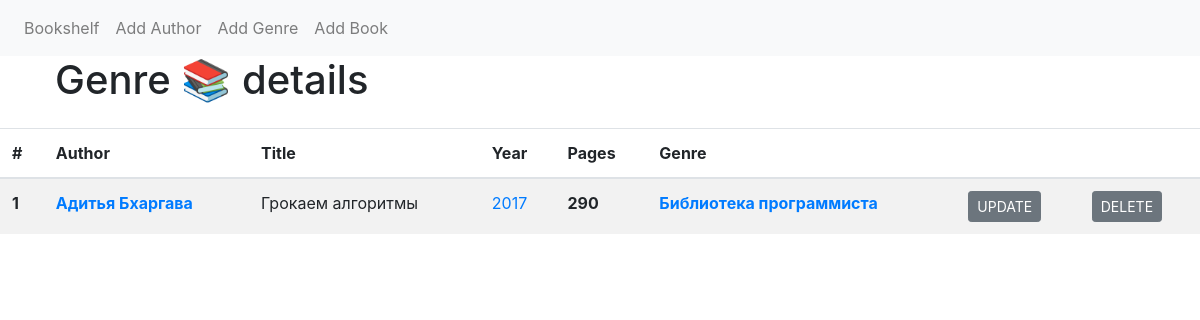
Screenshot of /genre/1/ with the database file from the repository.
### models.py (models this page shows)
class Book(Model):
    id = AutoField(primary_key=True, unique=True)
    author = ForeignKeyField(Author, backref='books')
    title = TextField(null=False)
    year = IntegerField(null=False)
    pages = IntegerField(null=True)
    genre = ForeignKeyField(Genre, backref='books')
    class Meta:
        database = db

class Author(Model):
    id = AutoField(primary_key=True, unique=True)
    name = CharField(max_length=255)
    description = TextField(null=True)
    class Meta:
        database = db

class Genre(Model):
    id = AutoField(primary_key=True, unique=True)
    name = CharField(max_length=255)
    description = TextField(null=True)
    class Meta:
        database = db

### app.py (the view)
@app.route('/genre/<int:pk>/')
def books_by_genre(pk):
    try:
        genre = Genre.select().where(Genre.id == pk).get()
    except DoesNotExist:
        return abort(404)
    return render_template('details.html', table_name=genre, page_name='Genre 📚')

### templates/details.html (shortened to what this page needs)
{% extends 'index.html' %} {% block body %}
<div class="row" style="margin-left: 2.5em">
  <div class="col-md-12">
    <h1>{{ page_name }} details</h1>
  </div>
</div>
<div class="container-space">
  <table class="table table-striped">
    <thead>
      <tr>
        <th scope="col">#</th>
        <th scope="col">Author</th>
        <th scope="col">Title</th>
        <th scope="col">Year</th>
        <th scope="col">Pages</th>
        <th scope="col">Genre</th>
        <th scope="col"></th>
        <th scope="col"></th>
      </tr>
    </thead>
    <tbody>
      {% for book in table_name.books.select() %}
      <tr>
        <th scope="row">{{loop.index}}</th>
        <th><a href="/author/{{table_name.id}}/">{{book.author.name}}</a></th>
        <td>{{book.title}}</td>
        <td><a href="/year/{{book.year}}/">{{book.year}}</a></td>
        <th>{{book.pages}}</th>
        <th><a href="/genre/{{book.genre.id}}/">{{book.genre.name}}</a></th>
        <th>
          <form method="get" action="/update/book/{{book.id}}">
            <input
              type="submit"
              value="UPDATE"
              class="btn btn-secondary btn-sm"
            />
          </form>
        </th>
        <th>
          <form method="get" action="delete/book/{{book.id}}">
            <input
              type="submit"
              value="DELETE"
              class="btn btn-secondary btn-sm"
            />
          </form>
        </th>
        {% endfor %}
      </tr>
    </tbody>
  </table>
</div>
{% endblock %}

### rows the page displays
Book: author.name "Адитья Бхаргава", title "Грокаем алгоритмы", year "2017", pages "290", genre.name "Библиотека программиста"

### other values shown
{{ page_name }} "Genre 📚"
